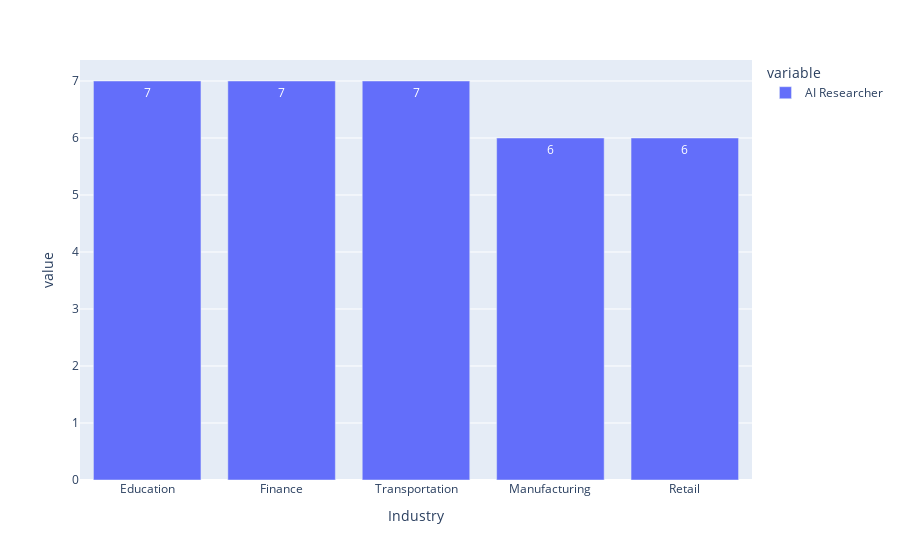

Write notebook code for a chart like this one.
### Code cell
for job_name in cross_job_title_industry.index.tolist(): 
   print(f"The 5 industries most in demand for ({job_name}) : ") 
   print(cross_job_title_industry.loc[job_name].nlargest()) 
   iplot(px.bar(cross_job_title_industry.loc[job_name].nlargest() , text_auto=True))

### Figure 1 — Plotly figure (JSON) as saved in the notebook; plotly's stock layout.template omitted (floating-point values rounded to 4 significant figures)
{"data": [{"alignmentgroup": "True", "hovertemplate": "variable=AI Researcher<br>Industry=%{x}<br>value=%{y}<extra></extra>", "legendgroup": "AI Researcher", "marker": {"color": "#636efa", "pattern": {"shape": ""}}, "name": "AI Researcher", "offsetgroup": "AI Researcher", "orientation": "v", "showlegend": true, "textposition": "auto", "texttemplate": "%{y}", "type": "bar", "x": ["Education", "Finance", "Transportation", "Manufacturing", "Retail"], "xaxis": "x", "y": [7, 7, 7, 6, 6], "yaxis": "y"}], "layout": {"autosize": true, "barmode": "relative", "legend": {"title": {"text": "variable"}, "tracegroupgap": 0}, "margin": {"t": 60}, "xaxis": {"anchor": "y", "autorange": true, "domain": [0, 1], "range": [-0.5, 4.5], "title": {"text": "Industry"}, "type": "category"}, "yaxis": {"anchor": "x", "autorange": true, "domain": [0, 1], "range": [0, 7.368], "title": {"text": "value"}, "type": "linear"}}}
